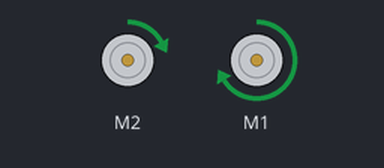
Bench run of a sketch on a simulated Arduino Uno, built with avr-gcc and run on an emulated ATmega328P. Parts: 2 × DC motor (green arrow = forward, orange = backward, longer = faster). What the sketch prints to the serial monitor is not drawn.

Above: at 0.15 s.
At 9.79 s:
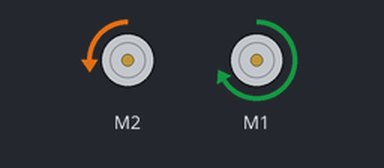
At 19.8 s:
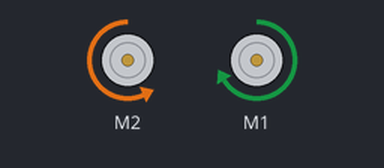
At 39.82 s:
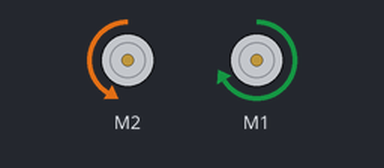
Timing chart, 0 to 40.0 s (numbered marks = the images above):
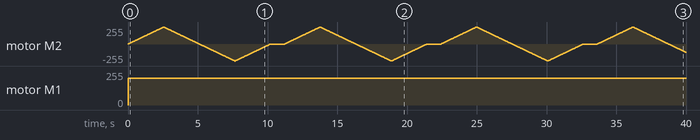

The sketch:

dcmotor.ino
```cpp
//#include <MotorDriver.h>

// Adafruit Motor shield library
// copyright Adafruit Industries LLC, 2009
// this code is public domain, enjoy!

#include <AFMotor.h>

AF_DCMotor motor(2);
AF_DCMotor motor1(1);

void setup() {
  Serial.begin(9600);           // set up Serial library at 9600 bps
  Serial.println("Motor test!");

  // turn on motor
  motor.setSpeed(200);
  motor1.setSpeed(200);
  motor.run(RELEASE);
  motor1.run(RELEASE);
}

void loop() {
  uint8_t i;

  Serial.print("tick");
  motor1.run(FORWARD);
  motor.run(FORWARD);
  for (i=0; i<255; i++) {
    motor.setSpeed(i);
    delay(10);
 }

  for (i=255; i!=0; i--) {
    motor.setSpeed(i);
    delay(10);
 }

  Serial.print("tock");

  motor.run(BACKWARD);
  for (i=0; i<255; i++) {
    motor.setSpeed(i);
    delay(10);
 }

  for (i=255; i!=0; i--) {
    motor.setSpeed(i);
    delay(10);
 }


  Serial.print("tech");
  motor.run(RELEASE);
  delay(1000);
}
```

Measured:
- by itself, motor M1: stopped → forward 200/255 at 0.00 s
